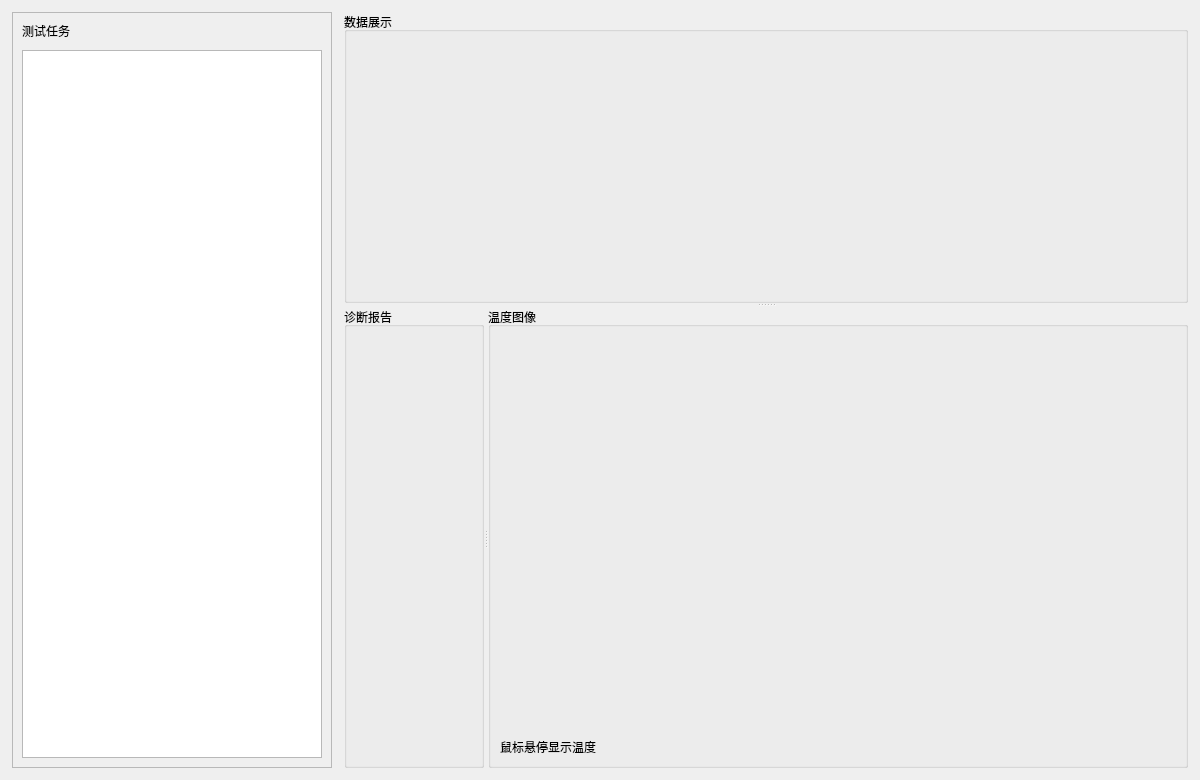
<?xml version="1.0" encoding="UTF-8"?>
<ui version="4.0">
 <class>FaultDiagnostic</class>
 <widget class="QWidget" name="FaultDiagnostic">
  <property name="geometry">
   <rect>
    <x>0</x>
    <y>0</y>
    <width>1200</width>
    <height>780</height>
   </rect>
  </property>
  <property name="windowTitle">
   <string>故障诊断</string>
  </property>
  <layout class="QHBoxLayout" name="rootLayout">
   <property name="spacing">
    <number>12</number>
   </property>
   <property name="leftMargin">
    <number>12</number>
   </property>
   <property name="topMargin">
    <number>12</number>
   </property>
   <property name="rightMargin">
    <number>12</number>
   </property>
   <property name="bottomMargin">
    <number>12</number>
   </property>
   <item>
    <widget class="QFrame" name="panelLeft">
     <property name="minimumSize">
      <size>
       <width>240</width>
       <height>0</height>
      </size>
     </property>
     <property name="maximumSize">
      <size>
       <width>320</width>
       <height>16777215</height>
      </size>
     </property>
     <property name="frameShape">
      <enum>QFrame::Shape::StyledPanel</enum>
     </property>
     <layout class="QVBoxLayout" name="leftLayout">
      <property name="spacing">
       <number>10</number>
      </property>
     <item>
      <widget class="QLabel" name="labelComponents">
        <property name="text">
         <string>测试任务</string>
        </property>
       </widget>
      </item>
      <item>
       <widget class="QListWidget" name="listComponents"/>
      </item>
     </layout>
    </widget>
   </item>
   <item>
    <widget class="QSplitter" name="splitterMain">
     <property name="orientation">
      <enum>Qt::Orientation::Vertical</enum>
     </property>
     <widget class="QGroupBox" name="groupPlot">
      <property name="title">
       <string>数据展示</string>
      </property>
      <layout class="QVBoxLayout" name="plotLayout">
       <item>
        <widget class="QWidget" name="plotContainer" native="true"/>
       </item>
      </layout>
     </widget>
     <widget class="QSplitter" name="splitterBottom">
      <property name="orientation">
       <enum>Qt::Orientation::Horizontal</enum>
      </property>
      <widget class="QGroupBox" name="groupReport">
       <property name="title">
        <string>诊断报告</string>
       </property>
       <layout class="QVBoxLayout" name="reportLayout">
        <item>
         <widget class="QWidget" name="reportContainer" native="true"/>
        </item>
       </layout>
      </widget>
      <widget class="QGroupBox" name="groupThermal">
       <property name="title">
        <string>温度图像</string>
       </property>
       <layout class="QVBoxLayout" name="thermalLayout">
        <item>
         <widget class="QWidget" name="thermalContainer" native="true"/>
        </item>
        <item>
         <widget class="QLabel" name="labelThermalHint">
          <property name="sizePolicy">
           <sizepolicy hsizetype="Preferred" vsizetype="Fixed">
            <horstretch>0</horstretch>
            <verstretch>0</verstretch>
           </sizepolicy>
          </property>
          <property name="text">
           <string>鼠标悬停显示温度</string>
          </property>
         </widget>
        </item>
       </layout>
      </widget>
     </widget>
    </widget>
   </item>
  </layout>
 </widget>
 <resources/>
 <connections/>
</ui>
